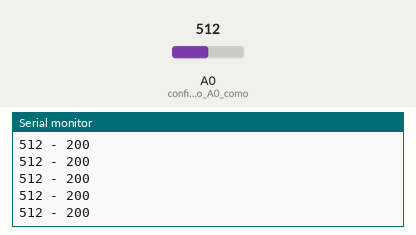
A sketch run on a simulated Arduino Uno, built with avr-gcc and run on an emulated ATmega328P. Parts: the last lines printed to the serial monitor. The test bench sets the inputs (shaded band); at power-on: A0 (configura_o_pino_A0_como) = 512.

Above: at 1.2 s.
1.3 s: A0 (configura_o_pino_A0_como) set to 136
At 2.1 s:
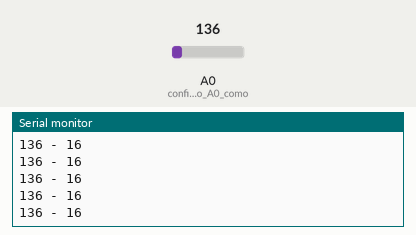
2.8 s: A0 (configura_o_pino_A0_como) set to 110
At 3.7 s:
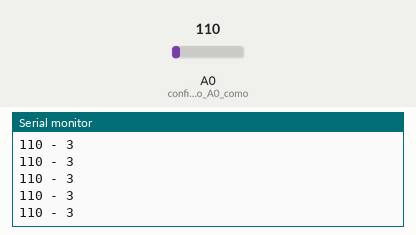
Timing chart, 0 to 5.8 s (numbered marks = the images above; inputs shaded):
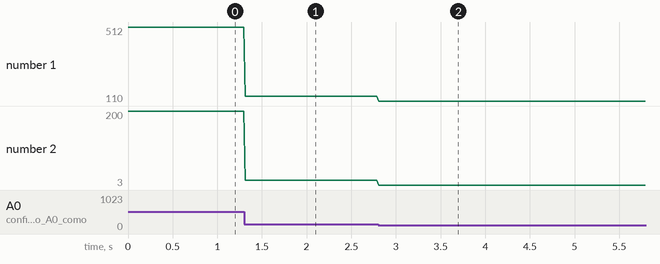

The sketch:

sensor-temperatura.ino
```cpp
/*
 * Parte do curso "Projetos em Arduino usando simuladores"
 * http://bit.ly/arduino18erbase
 *
 * https://www.tinkercad.com/things/jiNiidqoIak-erbase18sensortemperatura
 *
 * referências:
 * https://www.arduino.cc/reference/pt/language/functions/math/map/
 * https://www.arduino.cc/reference/pt/language/functions/communication/serial/
 */

int valorSensor = 0;
int tempC = 0;

void setup()
{
  pinMode(A0, INPUT);// configura o pino A0 como entrada
  Serial.begin(9600);// inicia a porta serial com 9600bps
}

void loop()
{
  // Lê o sensor ligado a porta A0
  valorSensor = analogRead(A0);
  // Converte os valores do sersor para a escala celsius
  tempC = map(valorSensor,102,358,0,125);

  //envia os valores para a porta serial
  Serial.print(valorSensor);
  Serial.print(" - ");
  Serial.println(tempC);
  delay(20);
}
```

Measured:
- after the input at 1.3 s, the serial monitor: prints a new line at once (image 1)
- after the input at 2.8 s, the serial monitor: prints a new line at once (image 2)
- plotted number 1: 512 → 136 after the input at 1.3 s, 136 → 110 after the input at 2.8 s
- plotted number 2: 200 → 16 after the input at 1.3 s, 16 → 3 after the input at 2.8 s
